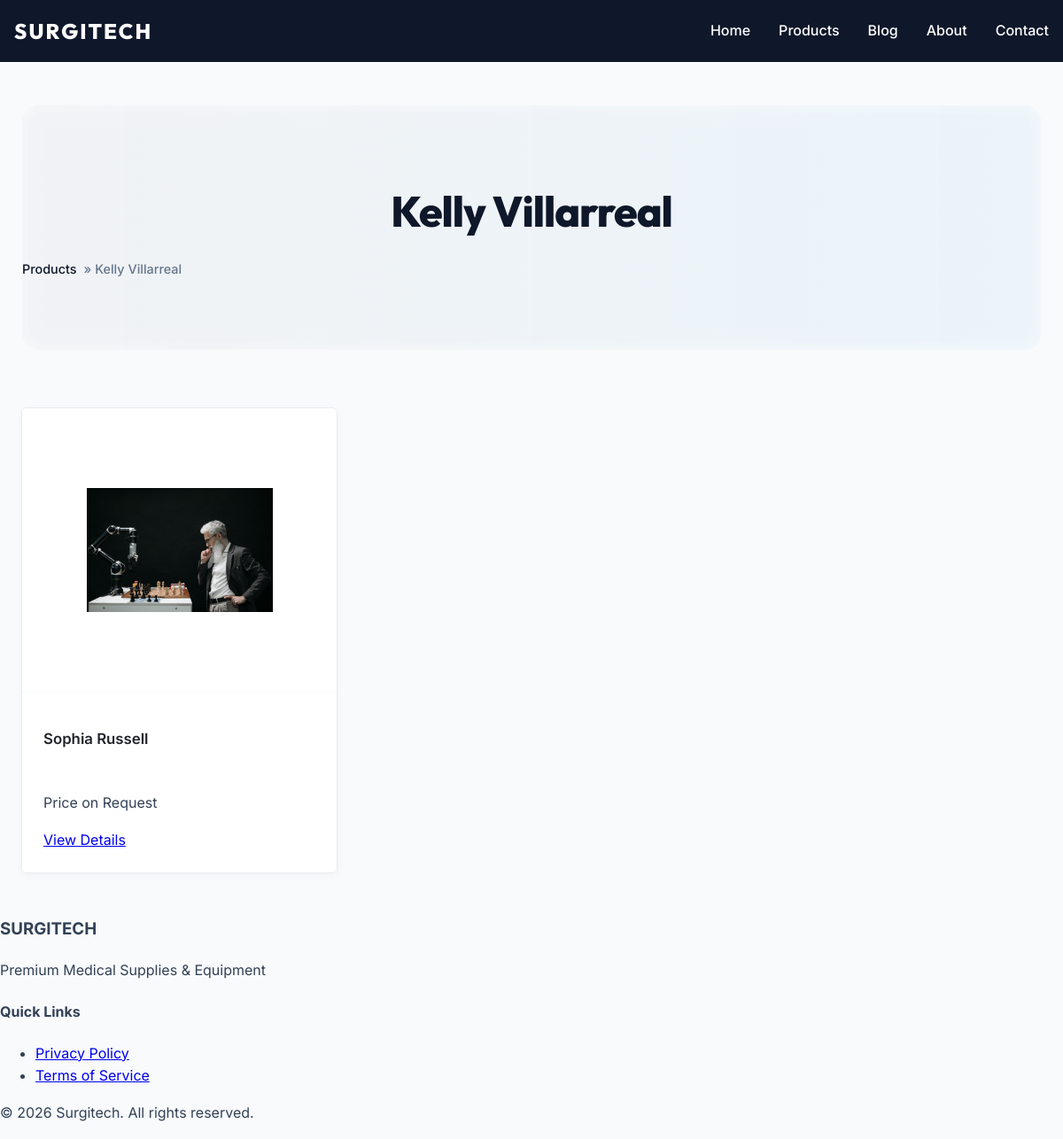
Screenshot of /products/category/a/ with the database file from the repository.
### apps/products/models.py (models this page shows, shortened)
class Category(models.Model):
    name = models.CharField(max_length=200)
    slug = models.SlugField(unique=True, blank=True)
    icon = models.CharField(max_length=50, blank=True, null=True, help_text="FontAwesome icon class (e.g., fa-solid fa-bed)")
    class Meta:
        verbose_name_plural = 'Categories'
        ordering = ['name']

class Product(models.Model):
    category = models.ForeignKey(Category, on_delete=models.CASCADE, related_name='products')
    name = models.CharField(max_length=255)
    slug = models.SlugField(unique=True, blank=True)
    brand = models.CharField(max_length=100, blank=True, null=True, default="CONTEC")
    description = models.TextField()
    specifications = models.TextField(blank=True, help_text="Detailed technical specifications.")
    main_image = models.ImageField(upload_to='products/')
    price = models.DecimalField(max_digits=10, decimal_places=2, null=True, blank=True)
    old_price = models.DecimalField(max_digits=10, decimal_places=2, null=True, blank=True)
    discount_percent = models.IntegerField(null=True, blank=True)
    badge = models.CharField(max_length=50, blank=True, null=True)
    bg_color = models.CharField(max_length=20, default="#E8F3FA")
    rating = models.DecimalField(max_digits=3, decimal_places=1, default=5.0)
    review_count = models.IntegerField(default=0)
    is_featured = models.BooleanField(default=False)
    created_at = models.DateTimeField(auto_now_add=True)
    updated_at = models.DateTimeField(auto_now=True)
    class Meta:
        ordering = ['-created_at']
    def get_absolute_url(self):
        return reverse('products:product_detail', kwargs={'slug': self.slug})

### apps/products/views.py (the view)
# urls.py: path('category/<slug:slug>/', views.category_products, name='category_products'),
def category_products(request, slug):
    category = get_object_or_404(Category, slug=slug)
    products = Product.objects.filter(category=category).select_related('category')
    return render(request, 'products/category.html', {
        'category': category,
        'products': products
    })

### templates/products/category.html (shortened to what this page needs)
{% extends 'base/base.html' %}
{% load static %}
{% block extra_css %}
<link rel="stylesheet" href="{% static 'css/product.css' %}">
{% endblock %}
{% block content %}
<div class="page-container">
    <div class="category-header">
        <h1>{% if category.icon %}<i class="{{ category.icon }}"></i> {% endif %}{{ category.name }}</h1>
        <nav class="breadcrumb">
            <a href="{% url 'products:product_list' %}">Products</a> &raquo; {{ category.name }}
        </nav>
    </div>
    <div class="product-grid">
        {% for product in products %}
            <div class="product-card">
                <div class="product-image">
                    <img src="{{ product.main_image.url }}" alt="{{ product.name }}">
                </div>
                <div class="product-info">
                    <h3>{{ product.name }}</h3>
                    <p class="price">
                        {% if product.price %}
                            ${{ product.price }}
                        {% else %}
                            Price on Request
                        {% endif %}
                    </p>
                    <a href="{{ product.get_absolute_url }}" class="btn-detail">View Details</a>
                </div>
            </div>
        {% empty %}
            <div class="empty-state">
                <h3>No Products Found</h3>
                <p>We couldn't find any products in this category.</p>
            </div>
        {% endfor %}
    </div>
</div>
{% endblock %}

### static/css/style.css (style rules this page uses)
:root { --primary-color: #0f172a; --secondary-color: #0284c7; --accent-color: #38bdf8; --text-color: #334155; --text-muted: #64748b; --bg-color: #f8fafc; --white: #ffffff; --card-shadow: 0 10px 40px -10px rgba(0,0,0,0.06); --hover-shadow: 0 20px 40px -10px rgba(2, 132, 199, 0.15); --border-color: #e2e8f0; --radius-md: 12px; --radius-lg: 20px; --transition: all 0.4s cubic-bezier(0.165, 0.84, 0.44, 1); }
body { font-family: 'Inter', sans-serif; color: var(--text-color); background-color: var(--bg-color); margin: 0; line-height: 1.6; -webkit-font-smoothing: antialiased; }
.page-container { max-width: 1280px; margin: 3rem auto; padding: 0 1.5rem; }

### static/css/product.css (style rules this page uses)
.products-header, .category-header { text-align: center; margin-bottom: 4rem; padding: 3rem 0; background: linear-gradient(to right, rgba(15, 23, 42, 0.03), rgba(2, 132, 199, 0.05)); border-radius: var(--radius-lg); border: 1px solid rgba(255, 255, 255, 0.5); box-shadow: inset 0 0 20px rgba(255,255,255,0.5); }
.products-header h1, .category-header h1 { font-family: 'Outfit', sans-serif; font-size: 3rem; font-weight: 800; color: var(--primary-color); margin-bottom: 1rem; letter-spacing: -1px; }
.product-grid { display: grid; grid-template-columns: repeat(auto-fill, minmax(300px, 1fr)); gap: 2.5rem; }
.product-card { background: #ffffff; border-radius: 6px; overflow: hidden; box-shadow: 0 2px 8px rgba(0, 0, 0, 0.04); transition: all 0.3s ease; border: 1px solid #e9ecef; display: flex; flex-direction: column; position: relative; opacity: 0; animation: fadeUp 0.6s ease forwards; }
.product-card:nth-child(1) { animation-delay: 0.1s; }
.product-image { position: relative; overflow: hidden; background: #ffffff; padding: 2.5rem 2rem; height: 240px; display: flex; align-items: center; justify-content: center; border-bottom: 1px solid #f8f9fa; }
.product-image img { max-width: 100%; max-height: 140px; object-fit: contain; transition: transform 0.4s ease; }
.product-info { padding: 1.5rem; display: flex; flex-direction: column; flex-grow: 1; background: #ffffff; }
.product-info h3 { font-family: 'Inter', sans-serif; font-size: 1.05rem; font-weight: 600; margin-bottom: 0.5rem; color: #212529; line-height: 1.4; min-height: 2.8em; }
.breadcrumb { font-size: 0.9rem; color: var(--text-muted); margin-bottom: 2rem; font-weight: 500; display: flex; align-items: center; gap: 0.5rem; }
.breadcrumb a { color: var(--primary-color); text-decoration: none; transition: color 0.2s ease; }

### rows the page displays
Category: name "Kelly Villarreal"
Product: main_image (picture), name "Sophia Russell", shows "Price on Request"
